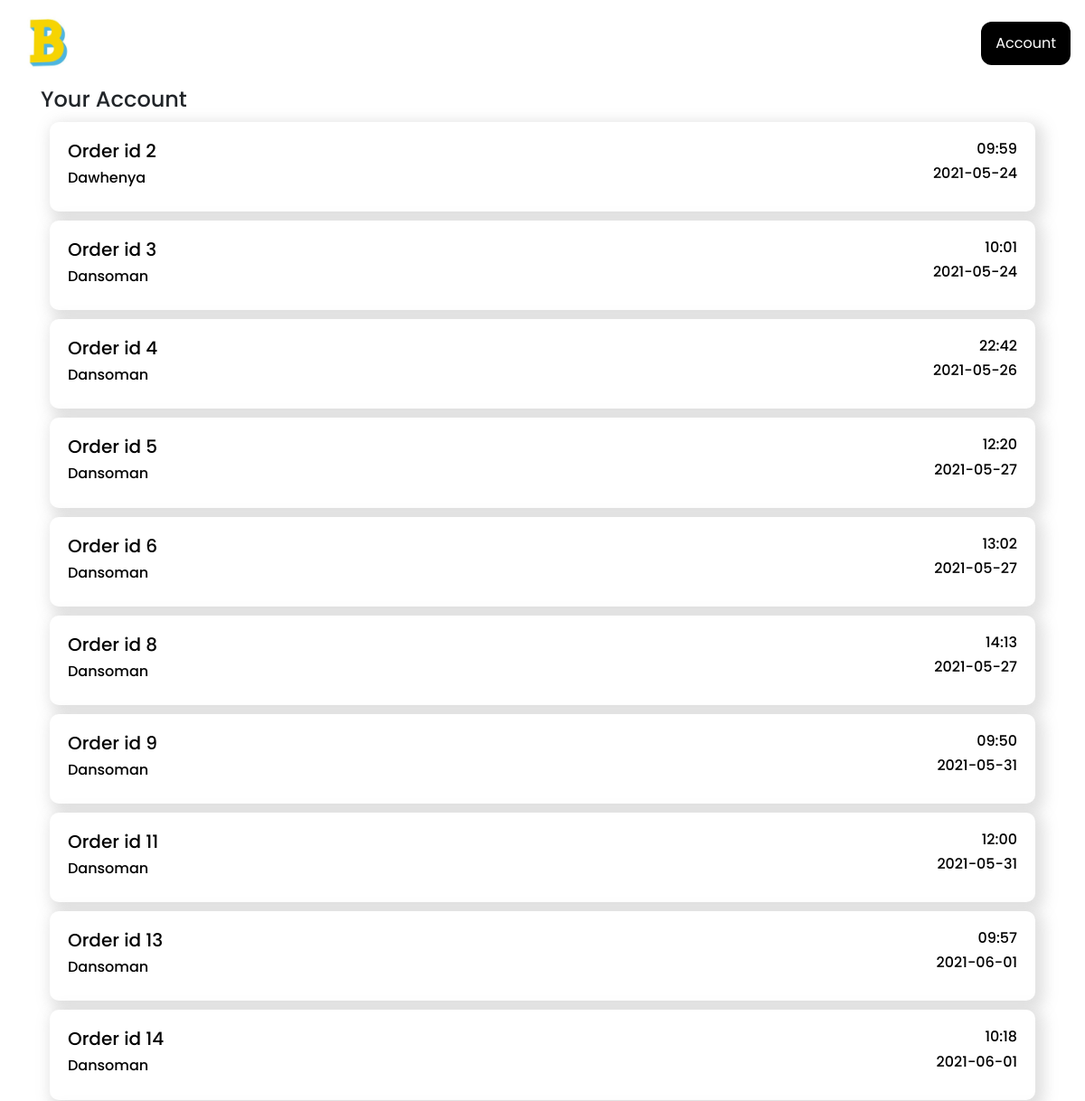
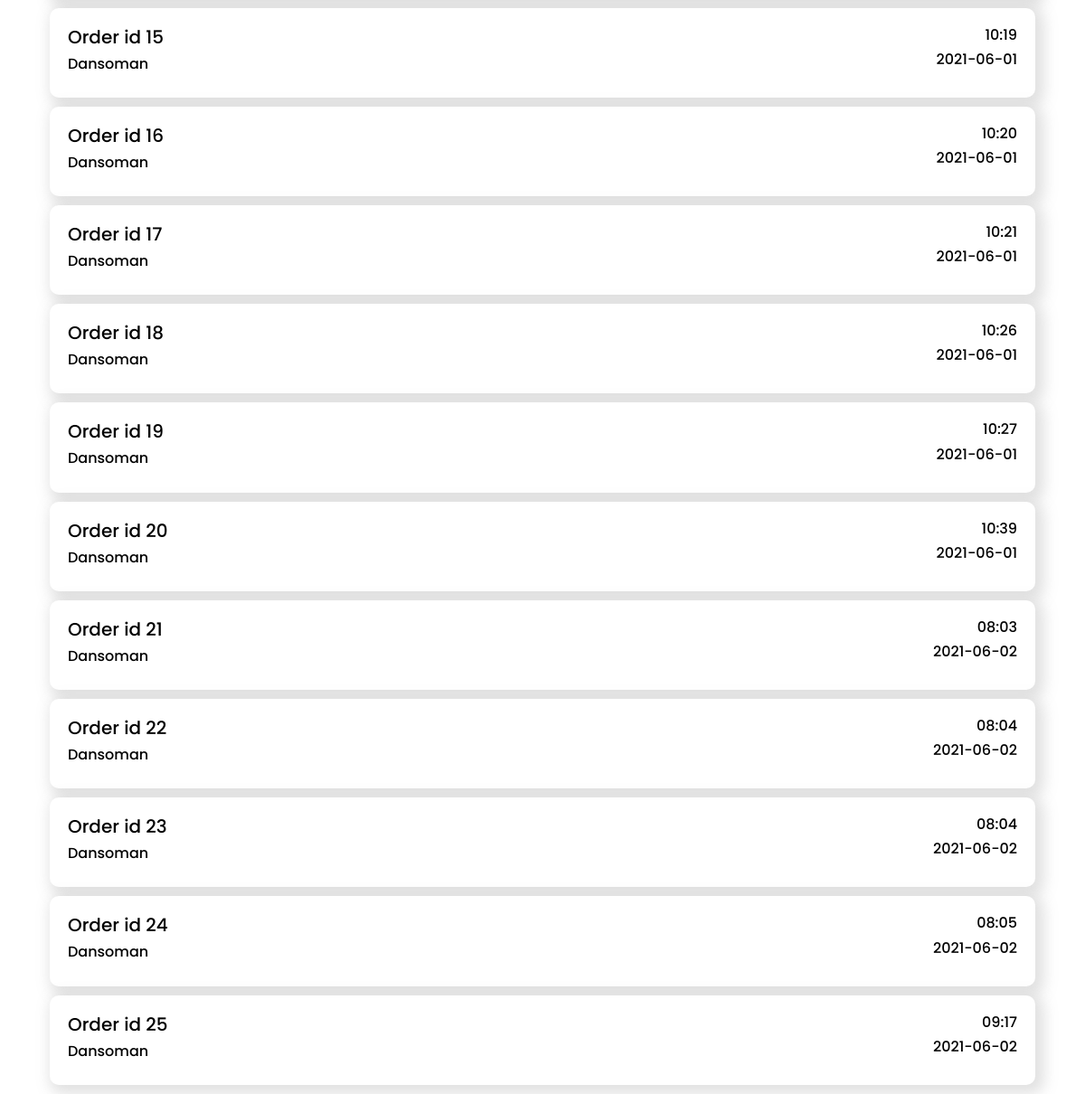
The app's page /account/orders (signed in) with its own data (2 pictures, top to bottom).
### models.py (models this page shows)
class Order(db.Model):
    id = db.Column(db.Integer, primary_key=True)
    order = db.Column(db.String(), nullable=False)
    user = db.Column(db.String(),nullable=False)
    phone = db.Column(db.String(), nullable=False)
    location = db.Column(db.String(), nullable=False)
    branch = db.Column(db.String(), nullable=False)
    date_created = db.Column(db.DateTime, default=datetime.utcnow)
    total = db.Column(db.String)
    def __repr__(self):
        return f"Item('{self.id}', '{self.date_created}')"

### app.py (the view)
@app.route('/account/orders')
def accountorders():
    print(current_user)
    orders = Order.query.filter_by(user = current_user.name).all()
    print(orders)
    return render_template('accountorders.html', orders=orders)

### app.py (called while the page is built)
@login_manager.user_loader
def load_user(user_id):
    return User.query.get(int(user_id))

### models.py (called while the page is built)
    def __repr__(self):
        return f"User('{self.name}', '{self.phone}')"

### templates/accountorders.html
{% extends "base.html" %}
{% block body %}
<div class="container">
    <h4>Your Account</h4>
    {% for order in orders %}
    <a style="color: black;" href="{{url_for("order", id=order.id)}}">
    <div class="strip">
        <div>
            <h5>Order id {{order.id}}</h5>
            <h6>{{order.branch}}</h6>
        </div>
        <div style="text-align: right;">
            <h6>{{order.date_created.strftime("%H:%M")}}</h6>
            <h6>{{order.date_created.strftime("%Y-%m-%d")}}</h6>
        </div>
    </div>
    </a>
    {% endfor %}
</div>
{% endblock %}

### static/css/style.css (style rules this page uses)
html { scroll-behavior: smooth; }
body { font-family: 'Poppins','sans-serif'; }
.strip { background-color:white ; box-shadow: 5px 5px 15px 5px rgba(139, 139, 139, 0.26); margin: 10px; padding: 20px; border-radius: 10px; display: flex; justify-content: space-between; }

### records on screen
Order: id "2", branch "Dawhenya", date_created "09:59", date_created "2021-05-24"
Order: id "3", branch "Dansoman", date_created "10:01", date_created "2021-05-24"
Order: id "4", branch "Dansoman", date_created "22:42", date_created "2021-05-26"
Order: id "5", branch "Dansoman", date_created "12:20", date_created "2021-05-27"
Order: id "6", branch "Dansoman", date_created "13:02", date_created "2021-05-27"
Order: id "8", branch "Dansoman", date_created "14:13", date_created "2021-05-27"
Order: id "9", branch "Dansoman", date_created "09:50", date_created "2021-05-31"
Order: id "11", branch "Dansoman", date_created "12:00", date_created "2021-05-31"
Order: id "13", branch "Dansoman", date_created "09:57", date_created "2021-06-01"
Order: id "14", branch "Dansoman", date_created "10:18", date_created "2021-06-01"
Order: id "15", branch "Dansoman", date_created "10:19", date_created "2021-06-01"
Order: id "16", branch "Dansoman", date_created "10:20", date_created "2021-06-01"
Order: id "17", branch "Dansoman", date_created "10:21", date_created "2021-06-01"
Order: id "18", branch "Dansoman", date_created "10:26", date_created "2021-06-01"
Order: id "19", branch "Dansoman", date_created "10:27", date_created "2021-06-01"
Order: id "20", branch "Dansoman", date_created "10:39", date_created "2021-06-01"
Order: id "21", branch "Dansoman", date_created "08:03", date_created "2021-06-02"
Order: id "22", branch "Dansoman", date_created "08:04", date_created "2021-06-02"
Order: id "23", branch "Dansoman", date_created "08:04", date_created "2021-06-02"
Order: id "24", branch "Dansoman", date_created "08:05", date_created "2021-06-02"
Order: id "25", branch "Dansoman", date_created "09:17", date_created "2021-06-02"
